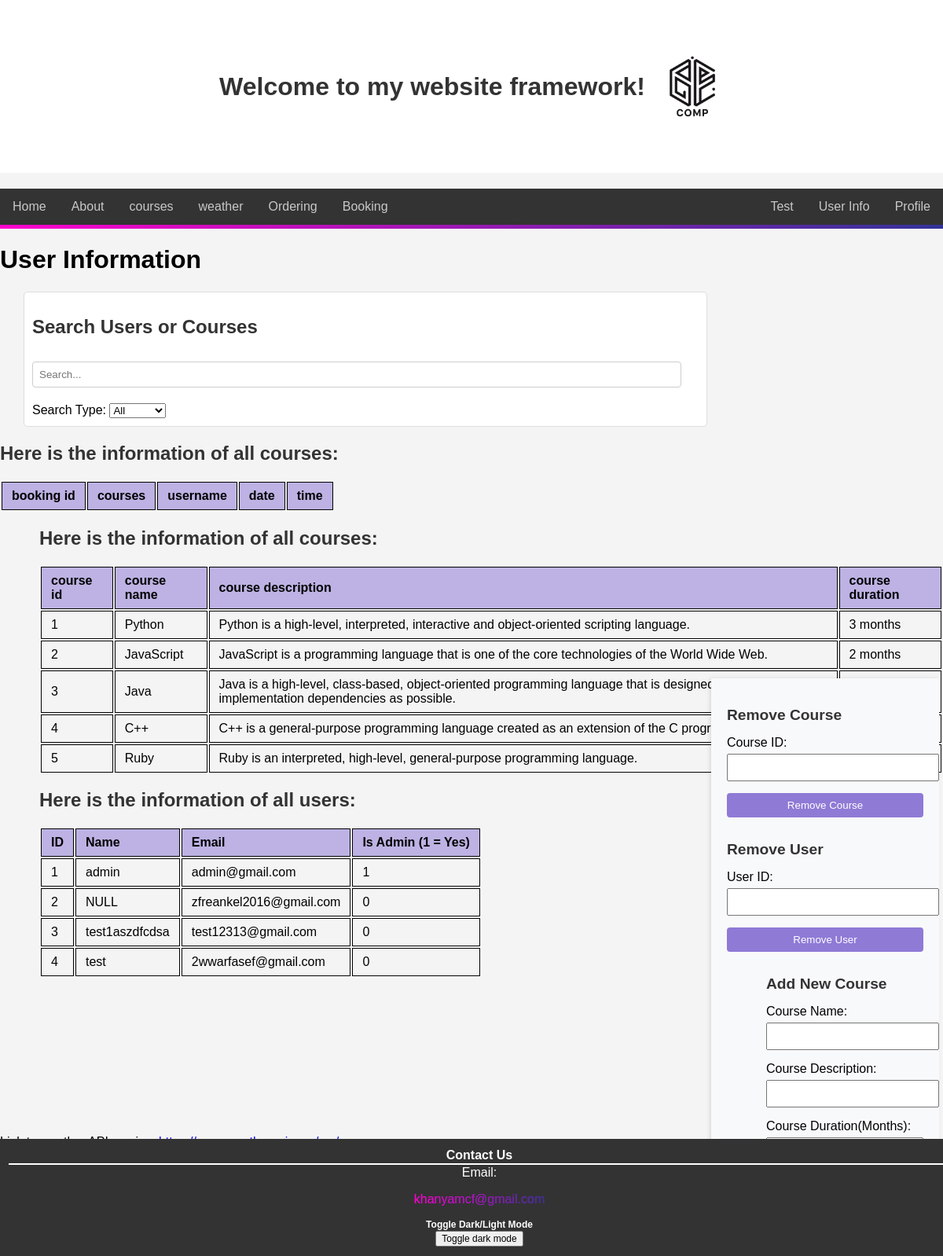
The app's page /usersinfo (signed in) with its own data.
### tables this page shows
CREATE TABLE courses (course_id INTEGER PRIMARY KEY, course_name TEXT NOT NULL, course_description TEXT NOT NULL,course_duration TEXT NOT NULL);

CREATE TABLE users (id INTEGER PRIMARY KEY, username TEXT NOT NULL, email TEXT NOT NULL, password TEXT NOT NULL, admin BOOLEAN NOT NULL DEFAULT FALSE);

### flaskr/main.py (the view)
@app.route("/usersinfo")
def users_info():
    if "username" not in session or not session.get("admin"):
        return redirect(url_for("login"))
    try:
        connection = sqlite3.connect("users.db")
        cursor = connection.cursor()
        cursor.execute("SELECT id, username, email, admin FROM users")
        users = cursor.fetchall()
        cursor.execute(
            "SELECT course_id, course_name, course_description, course_duration FROM courses"
        )
        courses = cursor.fetchall()
        connection.close()
        return render_template("users_info.html", users=users, courses=courses)
    except sqlite3.Error as e:
        return f"Database error: {str(e)}", 500

### flaskr/main.py (called while the page is built)
@app.before_request
def manage_session():
    session.permanent = True
    app.permanent_session_lifetime = timedelta(minutes=30)
    if "username" in session:
        last_activity = session.get("last_activity")
        if last_activity:
            current_time = datetime.now()
            time_difference = current_time - last_activity.replace(tzinfo=None)
            if time_difference.total_seconds() > 1800:  # 30 minute
                session.clear()
                return redirect(url_for("login"))
    session["last_activity"] = datetime.now()

@app.context_processor
def inject_user():
    return {
        "authenticated": "username" in session,
        "admin": session.get("admin", False),
    }

@app.context_processor
def inject_theme():
    theme = session.get("theme", "light")
    return dict(theme=theme)

### flaskr/templates/users_info.html (shortened to what this page needs)
<!DOCTYPE html>
<html lang="en">
  {% extends "index.html" %} {% block title %}User Info{% endblock %} {% block
  content %}
  <body>
    <h1>User Information</h1>
    <div class="search-section">
      <form action="/search" method="post">
        <h2>Search Users or Courses</h2>
        <input
          type="text"
          id="searchInput"
          placeholder="Search..."
          onkeyup="searchTables()"
        />
        <label for="searchType">Search Type:</label>
        <select id="searchType" onchange="searchTables()">
          <option value="all">All</option>
        </select>
      </form>
    </div>
    <div class="bookings_info" >
      <h2>Here is the information of all courses:</h2>
      <table>
        <thead>
          <tr>
            <th>booking id</th>
            <th>courses </th>
            <th>username</th>
            <th>date</th>
            <th>time</th>
          </tr>
        </thead>
      </table>
    </div>
    <div class="course_info courses">
      <h2>Here is the information of all courses:</h2>
      <table>
        <thead>
          <tr>
            <th>course id</th>
            <th>course name</th>
            <th>course description</th>
            <th>course duration</th>
          </tr>
        </thead>
        <tbody>
          {% for courses in courses %}
          <tr>
            <td>{{ courses[0] }}</td>
            <td>{{ courses[1] }}</td>
            <td>{{ courses[2] }}</td>
            <td>{{ courses[3] }}</td>
          </tr>
          {% endfor %}
        </tbody>
      </table>
    </div>
    <div class="user_info users">
      <h2>Here is the information of all users:</h2>
      <table>
        <thead>
          <tr>
            <th>ID</th>
            <th>Name</th>
            <th>Email</th>
            <th>Is Admin (1 = Yes)</th>
          </tr>
        </thead>
        <tbody>
          {% for user in users %}
          <tr>
            <td>{{ user[0] }}</td>
            <td>{{ user[1] }}</td>
            <td>{{ user[2] }}</td>
            <td>{{ user[3] }}</td>
          </tr>
          {% endfor %}
        </tbody>
      </table>
    </div>
    <div>
      <p>Link to weather API service: <a href="https://www.weatherapi.com/my/" target="_blank">https://www.weatherapi.com/my/</a></p>
    </div>
    <div class="sidebar">
      <div class="remove_courses">
        <h2>Remove Course</h2>
        <form action="/delete_course" method="post">
          <label for="course_id">Course ID:</label>
          <input type="text" id="course_id" name="course_id" required />
          <button type="submit">Remove Course</button>
        </form>
      </div>
      <div class="remove_users">
        <h2>Remove User</h2>
        <form action="/delete_user" method="post">
          <label for="user_id">User ID:</label>
          <input type="text" id="user_id" name="user_id" required />
          <button type="submit">Remove User</button>
        </form>
      </div>
      <div class="course_form">
        <h2>Add New Course</h2>
        <form action="/add_course" method="post">
          <label for="course_name">Course Name:</label>
          <input type="text" id="course_name" name="course_name" />
          <label for="course_description">Course Description:</label>
          <input
            type="text"
            id="course_description"
            name="course_description"
          />
          <label for="courses">Course Duration(Months):</label>
          <button type="submit">Book Now</button>
        </form>
      </div>
    </div>
  </body>
  {% endblock %}

### flaskr/static/main.css (style rules this page uses)
html { font-size: 16px; }
body { background-color: #f4f4f4; font-family: Arial, sans-serif; margin: 0; padding: 0; padding-bottom: 120px; }
h2 { color: #333333; }

### flaskr/templates/users_info.html (style rules this page uses)
.search-section { margin: 20px 300px 20px 30px; padding: 10px; background-color: #ffffff; border: 1px solid #ddd; border-radius: 5px; position: relative; z-index: 1; }
.search-section h2 { margin-bottom: 10px; }
.search-section input { margin: 20px 0; width: calc(100% - 40px); padding: 8px; border: 1px solid #ccc; border-radius: 4px; }
th, td { padding: 8px 12px; border: 1px solid #020202; text-align: left; }
th { background-color: #8f7ad688; color: #000; }
.user_info { margin-left: 50px; margin-bottom: 200px; }
.course_info { margin-left: 50px; }
.course_form { margin-left: 50px; }
.sidebar { width: 250px; position: fixed; right: 5px; top: 80; bottom: 20px; background-color: #f8f9fa; padding: 20px; box-shadow: -2px 0 5px rgba(0, 0, 0, 0.1); overflow-y: auto; }
.sidebar h2 { font-size: 1.2em; margin-bottom: 15px; }
.sidebar form { margin-bottom: 30px; }
.sidebar input, .sidebar select { width: 100%; padding: 8px; margin: 5px 0 15px; }
.sidebar button { width: 100%; padding: 8px; background-color: #8f7ad6; color: white; border: none; border-radius: 4px; cursor: pointer; }
h2 { color: #333333; }

### records on screen
courses: course_id "1", course_name "Python", course_description "Python is a high-level, interpreted, interactive and object-oriented scripting language.", course_duration "3 months"
courses: course_id "2", course_name "JavaScript", course_description "JavaScript is a programming language that is one of the core technologies of the World Wide Web.", course_duration "2 months"
courses: course_id "3", course_name "Java", course_description "Java is a high-level, class-based, object-oriented programming language that is designed to have as few implementation dependencies as possible."
courses: course_id "4", course_name "C++", course_description "C++ is a general-purpose programming language created as an extension of the C programming language."
courses: course_id "5", course_name "Ruby", course_description "Ruby is an interpreted, high-level, general-purpose programming language."
users: id "1", username "admin", email "admin@gmail.com", admin "1"
users: id "2", username "NULL", email "zfreankel2016@gmail.com", admin "0"
users: id "3", username "test1aszdfcdsa", email "test12313@gmail.com", admin "0"
users: id "4", username "test", email "2wwarfasef@gmail.com", admin "0"
